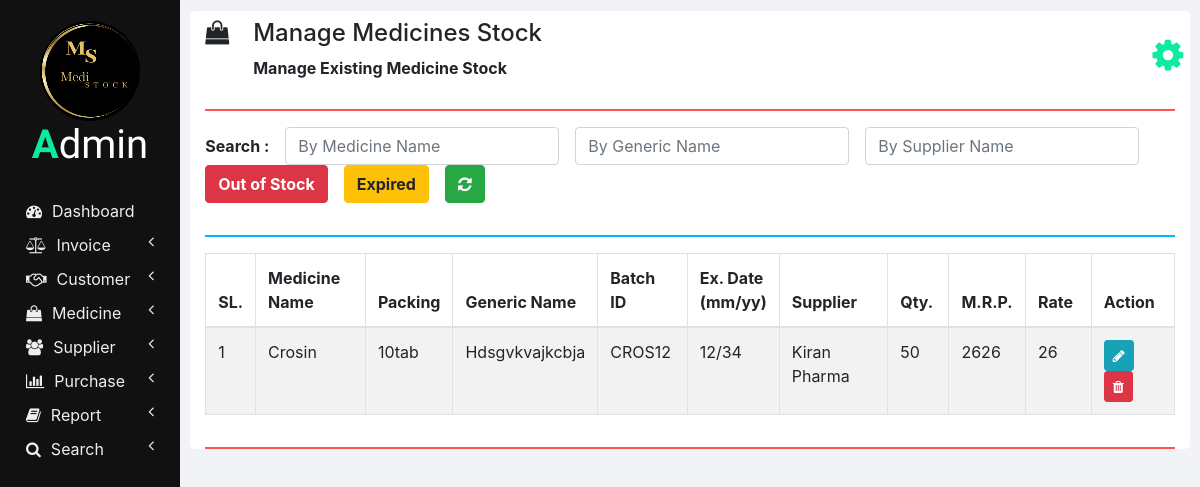
Page /manage_medicine_stock.php on the committed database.
### tables this page shows
CREATE TABLE `medicines` (
  `ID` int(11) NOT NULL,
  `NAME` varchar(100) NOT NULL,
  `PACKING` varchar(20) NOT NULL,
  `GENERIC_NAME` varchar(100) NOT NULL,
  `SUPPLIER_NAME` varchar(100) NOT NULL
);

CREATE TABLE `medicines_stock` (
  `ID` int(11) NOT NULL,
  `NAME` varchar(100) NOT NULL,
  `BATCH_ID` varchar(20) NOT NULL,
  `EXPIRY_DATE` varchar(10) NOT NULL,
  `QUANTITY` int(11) NOT NULL,
  `MRP` double NOT NULL,
  `RATE` double NOT NULL
);

### php/manage_medicine_stock.php (the view, shortened to what this page needs)
<?php
  function showMedicinesStock($id) {
    require "db_connection.php";
    if($con) {
      $seq_no = 0;
      $query = "SELECT * FROM medicines INNER JOIN medicines_stock ON medicines.NAME = medicines_stock.NAME";
      $result = mysqli_query($con, $query);
      while($row = mysqli_fetch_array($result)) {
        $seq_no++;
        if($row['BATCH_ID'] == $id)
          showEditOptionsRow($seq_no, $row);
        else
          showMedicineStockRow($seq_no, $row);
      }
    }
  }
  function showMedicineStockRow($seq_no, $row) {
    ?>
    <tr>
      <td><?php echo $seq_no; ?></td>
      <td><?php echo $row['NAME']; ?></td>
      <td><?php echo $row['PACKING']; ?></td>
      <td><?php echo $row['GENERIC_NAME']; ?></td>
      <td><?php echo $row['BATCH_ID']; ?></td>
      <td><?php echo $row['EXPIRY_DATE']; ?></td>
      <td><?php echo $row['SUPPLIER_NAME']; ?></td>
      <td><?php echo $row['QUANTITY']; ?></td>
      <td><?php echo $row['MRP']; ?></td>
      <td><?php echo $row['RATE']; ?></td>
      <td>
        <button href="" class="btn btn-info btn-sm" onclick="editMedicineStock('<?php echo $row['BATCH_ID']; ?>');">
          <i class="fa fa-pencil"></i>
        </button>
        <button class="btn btn-danger btn-sm" onclick="deleteMedicineStock(<?php echo $row['ID']; ?>);">
          <i class="fa fa-trash"></i>
        </button>
      </td>
    </tr>
    <?php
  }
  ?>

### css/sidenav.css (style rules this page uses)
body { background-color: #f1f3f6; }
.sidenav { width: 15%; height: 100vh; background-color: #222222; position: fixed; z-index: 1; flex: 1 0 auto; }
.card { width: 100%; height: 100%; top: 0; border-radius: 0; background-color: #111111; }
.logo .logo-caption { font-family: 'Poiret One', cursive; color: #ffffff; text-align: center; margin-bottom: 25px; }
.logo .profile { margin-left: 50%; border-radius: 50%; transform: translate(-50%); }
.logo .tweak { color:#0ceba0; font-weight: bold; }
.main-menu-item { padding: 5px 5px; cursor: pointer; }
.main-menu-item > a { color: #eeeeee; text-decoration: none; font-size: 16px; }
.main-menu-item > a > span { margin-left: 10px; }

### css/home.css (style rules this page uses)
html, body { height: 100vh; }

### rows in the picture
medicines: seq_no "1", medicines_stock.NAME "Crosin", PACKING "10tab", GENERIC_NAME "Hdsgvkvajkcbja", medicines_stock.BATCH_ID "CROS12", medicines_stock.EXPIRY_DATE "12/34", SUPPLIER_NAME "Kiran Pharma", medicines_stock.QUANTITY "50", medicines_stock.MRP "2626", medicines_stock.RATE "26"

### other values in the picture
$heading "Manage Medicines Stock"
$sub_heading "Manage Existing Medicine Stock"
